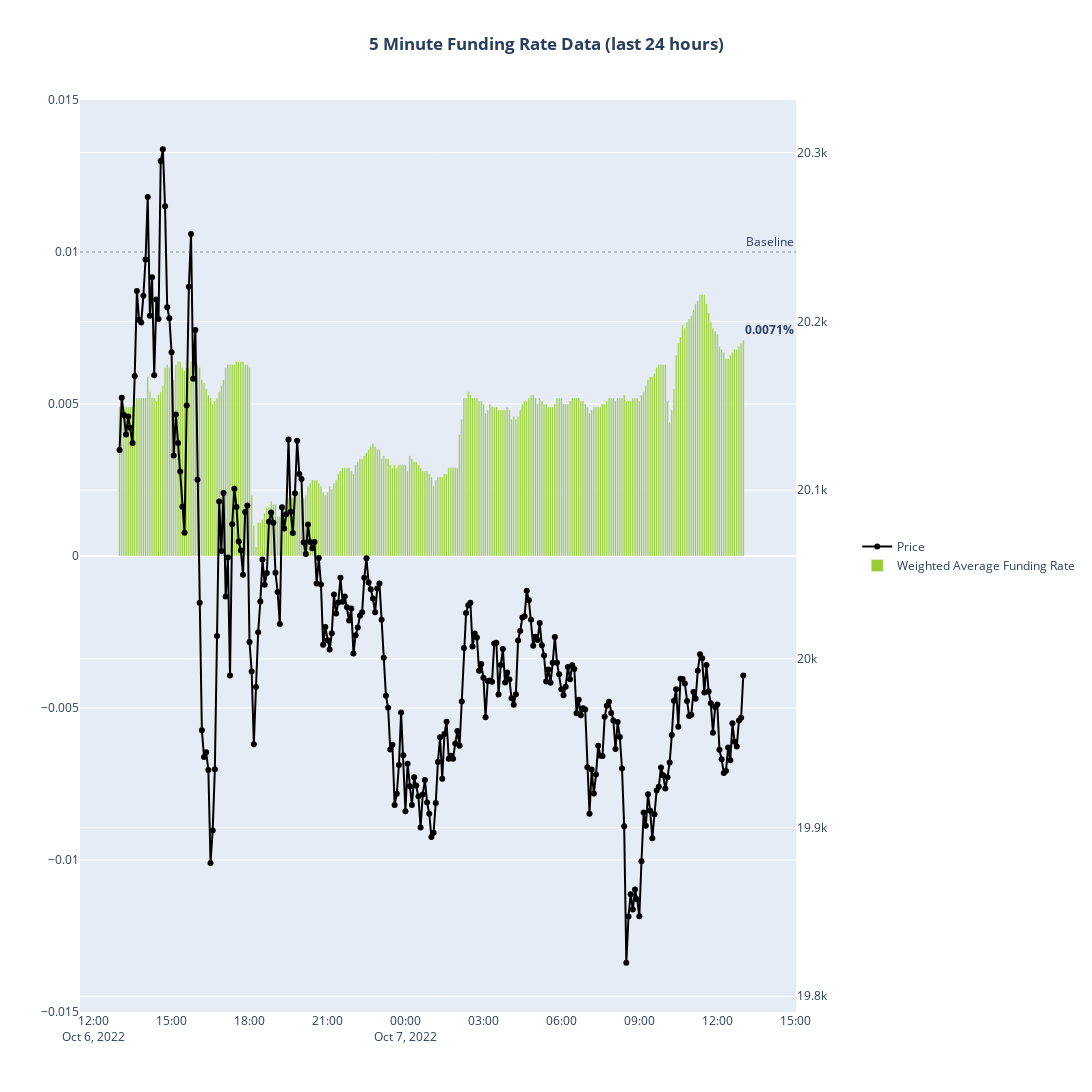

Here is the notebook cell this chart was saved with:
### Code cell
df = read_csv_sftp('34.65.3.51', 'gustavo', '/home/gustavo/btc_futures_data/minute_funding_rate.csv')
#df = pd.read_csv('minute_funding_rate.csv')

df['date'] = pd.to_datetime(df['date'])
df['date'] = df['date'].dt.tz_localize('UTC').dt.tz_convert('Europe/Budapest')

df.set_index('date', inplace=True)

#df.head()

mask_usdt = df['type'] == 'USDT'
mask_token = df['type'] == 'TOKEN'

se_usdt_weighted_mean_funding_rate = df[mask_usdt]['weighted_mean_funding_rate']
se_token_weighted_mean_funding_rate = df[mask_token]['weighted_mean_funding_rate']

se_weighted_mean_funding_rate = round((se_token_weighted_mean_funding_rate + se_usdt_weighted_mean_funding_rate) / 2, 4)


# Chart config

# date filter
h = 24
date_filter = (datetime.datetime.now() - datetime.timedelta(hours = h)).strftime('%Y-%m-%d-%H')

# Instantiate fig with 2 y axis
fig = make_subplots(specs=[[{"secondary_y": True}]])

# Add price plot
fig.add_trace(go.Scatter(x=df[mask_usdt][date_filter:].index, 
                         y=df[mask_usdt][date_filter:]['price'],
                         name="Price",
                         mode='lines+markers',
                         ),
                         secondary_y=True,
                         
             )

# Add funding rate plot
fig.add_trace(go.Bar(x=df[mask_usdt][date_filter:].index, 
                         y=se_weighted_mean_funding_rate[date_filter:],
                         name="Weighted Average Funding Rate"            
                        ),
                        secondary_y=False
                        
             )

# Change axis ranges
#fig.update_yaxes(range=[df[date_filter]['price'].min() - 500 , df['price'][date_filter].max() + 500], secondary_y=True)
fig.update_yaxes(range=[-0.015, 0.015], secondary_y=False)
#fig.update_yaxes(range=[df[date_filter]['weighted_mean_funding_rate'].min() - 0.01 , df[date_filter]['weighted_mean_funding_rate'].max() + 0.01], secondary_y=False)

# Add horizontal line
fig.add_hline(y=0.01, line_dash="dot", opacity=0.3, annotation_text='Baseline')

# Change color of primary y axis
fig.update_traces(marker_color='yellowgreen', secondary_y=False)
fig.update_traces(marker_color='black', secondary_y=True)

# Add annotation to current funding rate
fig.add_annotation(x=df[mask_usdt][date_filter:].index[-1], 
                   y=se_weighted_mean_funding_rate[date_filter:][-1],
                   text='<b>{}%</b>'.format(se_weighted_mean_funding_rate[-1]),
                   showarrow=False,
                   xanchor='left',
                   yanchor='bottom',
                   )


# Add Title and height
fig.update_layout(legend=dict(y=0.5, font_size=12), 
                  height=1200, 
                  width=1800,
                  title='<B>5 Minute Funding Rate Data (last {} hours)</B>'.format(h),
                  title_x=0.5,
                  )



fig.show()

# Get current fear and greed
Image(url= "https://alternative.me/crypto/fear-and-greed-index.png", width=400, height=400)

### Figure 1 — Plotly figure (JSON) as saved in the notebook; plotly's stock layout.template omitted (floating-point values rounded to 4 significant figures; data arrays with more than 128 entries replaced by an {"elided": "..."} marker saying what was removed)
{"data": [{"marker": {"color": "black"}, "mode": "lines+markers", "name": "Price", "type": "scatter", "x": {"elided": "289 str values"}, "xaxis": "x", "y": {"elided": "289 float values"}, "yaxis": "y2"}, {"marker": {"color": "yellowgreen"}, "name": "Weighted Average Funding Rate", "type": "bar", "x": {"elided": "289 str values"}, "xaxis": "x", "y": {"elided": "289 float values"}, "yaxis": "y"}], "layout": {"annotations": [{"showarrow": false, "text": "Baseline", "x": 1, "xanchor": "right", "xref": "x domain", "y": 0.01, "yanchor": "bottom", "yref": "y"}, {"showarrow": false, "text": "<b>0.0071%</b>", "x": "2022-10-07T13:00:00+02:00", "xanchor": "left", "y": 0.0071, "yanchor": "bottom"}], "height": 1200, "legend": {"font": {"size": 12}, "y": 0.5}, "shapes": [{"line": {"dash": "dot"}, "opacity": 0.3, "type": "line", "x0": 0, "x1": 1, "xref": "x domain", "y0": 0.01, "y1": 0.01, "yref": "y"}], "title": {"text": "<B>5 Minute Funding Rate Data (last 24 hours)</B>", "x": 0.5}, "width": 1800, "xaxis": {"anchor": "y", "domain": [0, 0.94]}, "yaxis": {"anchor": "x", "domain": [0, 1], "range": [-0.015, 0.015]}, "yaxis2": {"anchor": "x", "overlaying": "y", "side": "right"}}}
